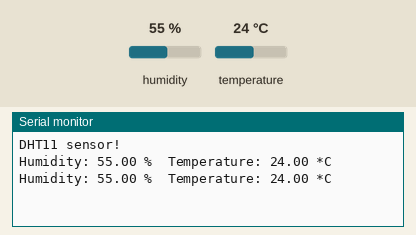
Bench run of a sketch on a simulated Arduino Uno, built with avr-gcc and run on an emulated ATmega328P. Parts: the last lines printed to the serial monitor. The test bench sets the inputs (shaded band); at power-on: humidity 55 %, temperature 24 °C.

Above: at 2.8 s.
2.9 s: humidity set to 22 %
At 4.7 s:
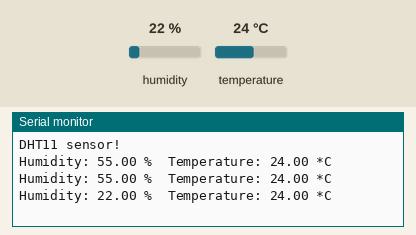
5.6 s: temperature set to 12 °C
At 7.1 s:
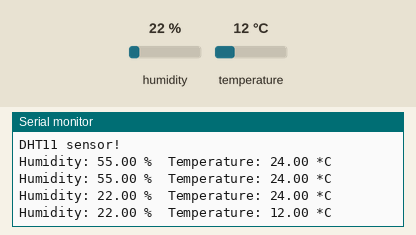
8.3 s: humidity set to 40 %
At 10.8 s:
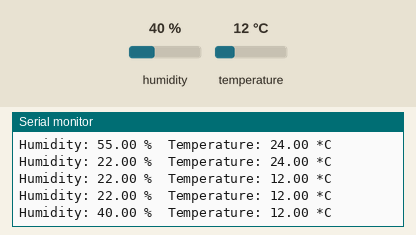
Timing chart, 0 to 12.3 s (numbered marks = the images above; inputs shaded):
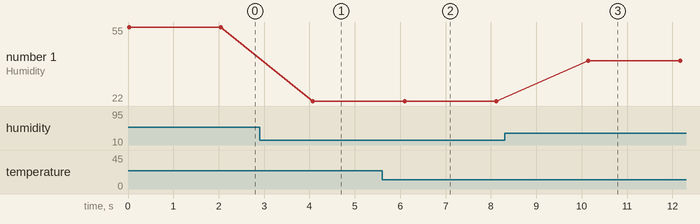

The sketch:

SashasTemperatureSensor.ino
```cpp
#include <DHT.h>
#include <DHT_U.h>

/*
 Temperature Sensor
*/
#define DHTPIN 16
#define DHTTYPE DHT11


// these constants won't change:
//const int DHpin = 16;      // Sensor pin is set to GPIO 16
//byte dat [5];

DHT dht(DHTPIN, DHTTYPE);

void setup() {
//  pinMode(DHpin, OUTPUT); // declare the DHpin as as OUTPUT
  Serial.begin(9600);       // use the serial port
  Serial.println("DHT11 sensor!");
  dht.begin();
}

void loop() {
  //use the functions which are supplied by library.
  float h = dht.readHumidity();
  // Read temperature as Celsius (the default)
  float t = dht.readTemperature();
  // Check if any reads failed and exit early (to try again).
  if (isnan(h) || isnan(t)) {
  Serial.println("Failed to read from DHT sensor!");
  return;
  }
  // print the result to Terminal
  Serial.print("Humidity: ");
  Serial.print(h);
  Serial.print(" %\t");
  Serial.print("Temperature: ");
  Serial.print(t);
  Serial.println(" *C ");
  //we delay a little bit for next read
  delay(2000);

//  start_test();
//  Serial.print("Hello World");
//  Serial.print("Current humdity =");
//  Serial.print(dat[0], DEC);
//  Serial.print(".");
//  Serial.print(dat[1],DEC);
//  Serial.print("%");
//  Serial.print("Current temperature =");
//  Serial.print(dat[2],DEC);
//  Serial.print(".");
//  Serial.print(dat[3],DEC);
//  Serial.print("C");
//  delay(700);

}

//byte read_data(){
//  byte data;
//  for(int i=0; i<8; i++){
//    if (digitalRead(DHpin) == LOW){
//      while(digitalRead (DHpin) == LOW);
//      delayMicroseconds(30); // determine the duration of the high level to determine the data is 0 or 1
//      if (digitalRead(DHpin) == HIGH)
//      data |= (1 << (7-i)); // high front and low in the post
//      while(digitalRead(DHpin) == HIGH);
//    }
//  }
//  return data;
//}
//
//void start_test() {
//  digitalWrite(DHpin, LOW); // bus down, send start signal
//  delay(30); // delay greater than 18ms, so DHT11 start signal can be detected
//
//  digitalWrite (DHpin, HIGH);
//  delayMicroseconds(40); // Wait for DHT11 response
//
//  pinMode(DHpin, INPUT);
//  while (digitalRead(DHpin) == HIGH);
//  delayMicroseconds(80); // DHT11 response, pulled the bus 80us
//
//  if (digitalRead(DHpin) == LOW);
//  delayMicroseconds(80); // DHT 80us after the bus pulled to start sending data
//
//
//  for (int i=0; i<4; i++)
//  dat[i] = read_data();
//
//
//  pinMode(DHpin, OUTPUT);
//  digitalWrite(DHpin, HIGH); // Send data once after releasing the bus, wait for the host to open the next Start signal
//
//}
```

Measured:
- after the input at 2.9 s, the serial monitor: prints a new line after 1.2 s (image 1)
- after the input at 5.6 s, the serial monitor: prints a new line after 0.50 s (image 2)
- after the input at 8.3 s, the serial monitor: prints a new line after 1.8 s (image 3)
- plotted number 1: 55 → 22 after the input at 2.9 s, 22 → 40 after the input at 8.3 s
